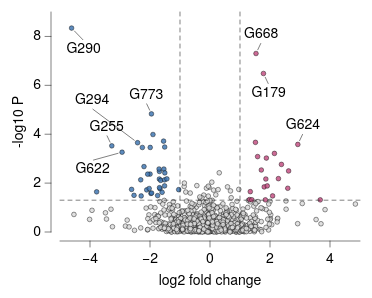

Specify this chart in Vega-Lite:
### Vega-Lite specification from a JSON file in a GitHub repository (floating-point values rounded to 4 significant figures; data arrays with more than 128 entries replaced by an {"elided": "..."} marker saying what was removed)
{"background": null, "config": {"arc": {"fill": "#DBDBDB", "fillOpacity": 1.0, "innerRadius": 27.5, "padAngle": 0.03, "stroke": "black", "strokeOpacity": 1, "strokeWidth": 0.25}, "area": {"fill": "#DBDBDB", "fillOpacity": 1.0, "stroke": "black", "strokeOpacity": 1, "strokeWidth": 0.25}, "axis": {"domain": true, "domainCap": "round", "domainColor": "black", "domainWidth": 0.25, "grid": false, "gridCap": "round", "gridColor": "#F1F1F1", "gridDash": [0, 0], "gridOpacity": 1.0, "gridWidth": 0.25, "labelColor": "black", "labelFont": "Helvetica Neue", "labelFontSize": 7, "labelFontStyle": "normal", "labelFontWeight": 400, "offset": 4.5, "ticks": true, "tickCap": "round", "tickColor": "black", "tickRound": false, "tickSize": 3, "tickWidth": 0.25, "titleColor": "black", "titleFont": "Helvetica Neue", "titleFontSize": 7, "titleFontStyle": "normal", "titleFontWeight": 400}, "axisX": {"domain": true, "labelAlign": "center", "labelAngle": 0, "labels": true, "ticks": true, "translate": 0}, "axisY": {"domain": true, "labelAlign": "right", "labelAngle": 0, "labels": true, "ticks": true, "translate": 0}, "axisRight": {"domain": true, "labelAlign": "left", "labelAngle": 0, "labels": true, "ticks": true, "translate": 0}, "axisTop": {"domain": true, "labelAlign": "center", "labelAngle": 0, "labels": true, "ticks": true, "translate": 0}, "axisBand": {"tickOffset": 0}, "bar": {"fill": "#DBDBDB", "fillOpacity": 1.0, "stroke": "black", "strokeOpacity": 1, "strokeWidth": 0.25}, "boxplot": {"size": 9.9, "ticks": {"cornerRadius": 0.25, "fill": "black", "size": 4.95, "thickness": 0.25}, "box": {"fillOpacity": 1.0, "stroke": "black", "strokeOpacity": 1, "strokeWidth": 0.25}, "median": {"fill": "black", "fillOpacity": 1.0, "size": 9.9, "thickness": 0.25}, "rule": {"fill": "black", "fillOpacity": 1.0, "size": 11.0, "stroke": "black", "strokeDash": [0, 0], "strokeOpacity": 1, "strokeWidth": 0.25}, "outliers": {"color": "black", "fill": "black", "fillOpacity": 1.0, "size": 0, "stroke": "black", "strokeOpacity": 1, "strokeWidth": 0.25}}, "circle": {"fill": "black", "fillOpacity": 1.0, "size": 0.55, "stroke": null, "strokeOpacity": 1, "strokeWidth": 0.25}, "errorband": {"band": {"fillOpacity": 0.6, "stroke": null, "strokeWidth": 0.25, "strokeOpacity": 1}, "borders": {"opacity": 0, "strokeOpacity": 0.25, "strokeWidth": 1}}, "errorbar": {"opacity": 1, "rule": {"strokeDash": [0, 0], "strokeWidth": 0.25}, "ticks": {"color": "black", "cornerRadius": 0.125, "opacity": 1, "size": 6.6, "thickness": 0.25}, "thickness": 0.25}, "font": "Helvetica Neue", "geoshape": {"fill": "#DBDBDB", "fillOpacity": 1.0, "stroke": "black", "strokeOpacity": 1, "strokeWidth": 0.25}, "header": {"labelColor": "black", "labelFont": "Helvetica Neue", "labelFontSize": 7, "labelFontStyle": "normal", "labelFontWeight": 400, "titleColor": "black", "titleFont": "Helvetica Neue", "titleFontSize": 7, "titleFontStyle": "normal", "titleFontWeight": 400, "titlePadding": 0}, "legend": {"disable": false, "offset": 4.5, "titlePadding": 4, "labelOffset": 2, "gradientLabelOffset": 2, "gradientLength": 55.0, "gradientThickness": 5.5, "gradientOpacity": 1.0, "gradientStrokeColor": "black", "gradientStrokeWidth": 0.25, "labelColor": "black", "labelFont": "Helvetica Neue", "labelFontSize": 7, "labelFontStyle": "normal", "labelFontWeight": 400, "strokeColor": "black", "strokeWidth": 0, "symbolSize": 42, "symbolStrokeColor": "black", "symbolStrokeWidth": 0.25, "titleColor": "black", "titleFont": "Helvetica Neue", "titleFontSize": 7, "titleFontStyle": "normal", "titleFontWeight": 400}, "line": {"color": "black", "stroke": "black", "strokeCap": "round", "strokeDash": [0, 0], "strokeOpacity": 1, "strokeWidth": 0.375}, "point": {"filled": true, "fill": "#DBDBDB", "fillOpacity": 1.0, "size": 5.5, "stroke": "black", "strokeOpacity": 1, "strokeWidth": 0.25}, "range": {"category": ["#C6D9F1", "#F1C9CB", "#FEF0B9", "#CEE37A", "#7AA8E0", "#E589A3", "#FDDD5D", "#68B961", "#4177B1", "#C35082", "#E5C227", "#438156"], "diverging": {"scheme": ["#C35082", "#CE6D94", "#D989A7", "#E2A4BA", "#EABFCE", "#F1DBE2", "#F6F6F6", "#D7E0EB", "#B9CBE0", "#9BB6D5", "#7DA1C9", "#5F8CBD", "#4177B1"]}, "heatmap": {"scheme": ["#DFE9F7", "#C6D9F1", "#ADC8EC", "#94B8E6", "#7AA8E0", "#6097DA", "#4D87CA", "#4177B1", "#386898", "#2F597F", "#264A69", "#1D3A58"]}, "ordinal": {"scheme": ["#F1F1F1", "#DBDBDB", "#C6C6C6", "#B2B2B2", "#9D9D9D", "#898989", "#767676", "#636363", "#515151", "#404040", "#2F2F2F", "#1F1F1F"]}, "ramp": {"scheme": ["#DFE9F7", "#C6D9F1", "#ADC8EC", "#94B8E6", "#7AA8E0", "#6097DA", "#4D87CA", "#4177B1", "#386898", "#2F597F", "#264A69", "#1D3A58"]}}, "rule": {"color": "black", "stroke": "black", "strokeCap": "round", "strokeDash": [2, 2], "strokeOpacity": 1, "strokeWidth": 0.25}, "scale": {"bandPaddingInner": 0.1, "bandPaddingOuter": 0.1, "round": false}, "rect": {"fill": "#DBDBDB", "fillOpacity": 1.0, "stroke": "black", "strokeOpacity": 1, "strokeWidth": 0.25}, "square": {"fill": "#DBDBDB", "fillOpacity": 1.0, "size": 11.0, "stroke": "black", "strokeOpacity": 1, "strokeWidth": 0.25}, "text": {"color": "black", "font": "Helvetica Neue", "fontSize": 7, "fontStyle": "normal", "fontWeight": 400}, "title": {"anchor": "middle", "frame": "group", "color": "black", "font": "Helvetica Neue", "fontSize": 7, "fontStyle": "normal", "fontWeight": 400, "subtitleColor": "black", "subtitleFont": "Helvetica Neue", "subtitleFontSize": "Helvetica Neue", "subtitleFontStyle": "normal", "subtitleFontWeight": 400}, "view": {"continuousWidth": 150, "continuousHeight": 110, "discreteWidth": 150, "discreteHeight": 110, "fill": null, "stroke": null, "strokeWidth": 0.25}}, "layer": [{"data": {"name": "data-89c060c72859b0c41b1a176ead185f7e"}, "mark": {"type": "point", "opacity": 0.85}, "encoding": {"color": {"field": "significance", "legend": null, "scale": {"domain": ["Gained", "Lost", "Non-differential"], "range": ["#C35082", "#4177B1", "#DBDBDB"]}, "type": "nominal"}, "x": {"field": "log2fc", "title": "log2 fold change", "type": "quantitative"}, "y": {"field": "neglog10p", "title": "-log10 P", "type": "quantitative"}}}, {"data": {"values": [{"__dysonsphere__": 1}]}, "mark": {"type": "rule", "opacity": 1.0}, "encoding": {"x": {"datum": -1.0}}}, {"data": {"values": [{"__dysonsphere__": 1}]}, "mark": {"type": "rule", "opacity": 1.0}, "encoding": {"x": {"datum": 1.0}}}, {"data": {"values": [{"__dysonsphere__": 1}]}, "mark": {"type": "rule", "opacity": 1.0}, "encoding": {"y": {"datum": 1.301}}}, {"layer": [{"data": {"values": [{"__dysonsphere__": 1}]}, "mark": {"type": "rule", "strokeDash": [0, 0]}, "encoding": {"x": {"datum": 1.841, "scale": {"domain": [-5.0, 5.0], "nice": false, "zero": false}}, "x2": {"datum": 1.94}, "y": {"datum": 6.331, "scale": {"domain": [0.0, 9.0], "nice": false, "zero": false}}, "y2": {"datum": 6.075}}}, {"data": {"values": [{"__dysonsphere__": 1}]}, "mark": {"type": "text", "align": "center", "baseline": "middle", "fontSize": 7}, "encoding": {"text": {"value": "G179"}, "x": {"datum": 1.954}, "y": {"datum": 5.694}}}, {"data": {"values": [{"__dysonsphere__": 1}]}, "mark": {"type": "rule", "strokeDash": [0, 0]}, "encoding": {"x": {"datum": -3.332}, "x2": {"datum": -3.431}, "y": {"datum": 3.678}, "y2": {"datum": 3.934}}}, {"data": {"values": [{"__dysonsphere__": 1}]}, "mark": {"type": "text", "align": "center", "baseline": "middle", "fontSize": 7}, "encoding": {"text": {"value": "G255"}, "x": {"datum": -3.446}, "y": {"datum": 4.315}}}, {"data": {"values": [{"__dysonsphere__": 1}]}, "mark": {"type": "rule", "strokeDash": [0, 0]}, "encoding": {"x": {"datum": -4.518}, "x2": {"datum": -4.237}, "y": {"datum": 8.221}, "y2": {"datum": 7.865}}}, {"data": {"values": [{"__dysonsphere__": 1}]}, "mark": {"type": "text", "align": "center", "baseline": "middle", "fontSize": 7}, "encoding": {"text": {"value": "G290"}, "x": {"datum": -4.214}, "y": {"datum": 7.492}}}, {"data": {"values": [{"__dysonsphere__": 1}]}, "mark": {"type": "rule", "strokeDash": [0, 0]}, "encoding": {"x": {"datum": -2.525}, "x2": {"datum": -3.904}, "y": {"datum": 3.754}, "y2": {"datum": 5.022}}}, {"data": {"values": [{"__dysonsphere__": 1}]}, "mark": {"type": "text", "align": "center", "baseline": "middle", "fontSize": 7}, "encoding": {"text": {"value": "G294"}, "x": {"datum": -3.931}, "y": {"datum": 5.39}}}, {"data": {"values": [{"__dysonsphere__": 1}]}, "mark": {"type": "rule", "strokeDash": [0, 0]}, "encoding": {"x": {"datum": -3.064}, "x2": {"datum": -3.883}, "y": {"datum": 3.22}, "y2": {"datum": 2.943}}}, {"data": {"values": [{"__dysonsphere__": 1}]}, "mark": {"type": "text", "align": "center", "baseline": "middle", "fontSize": 7}, "encoding": {"text": {"value": "G622"}, "x": {"datum": -3.915}, "y": {"datum": 2.589}}}, {"data": {"values": [{"__dysonsphere__": 1}]}, "mark": {"type": "rule", "strokeDash": [0, 0]}, "encoding": {"x": {"datum": 2.986}, "x2": {"datum": 3.085}, "y": {"datum": 3.735}, "y2": {"datum": 3.992}}}, {"data": {"values": [{"__dysonsphere__": 1}]}, "mark": {"type": "text", "align": "center", "baseline": "middle", "fontSize": 7}, "encoding": {"text": {"value": "G624"}, "x": {"datum": 3.1}, "y": {"datum": 4.373}}}, {"data": {"values": [{"__dysonsphere__": 1}]}, "mark": {"type": "rule", "strokeDash": [0, 0]}, "encoding": {"x": {"datum": 1.593}, "x2": {"datum": 1.692}, "y": {"datum": 7.456}, "y2": {"datum": 7.712}}}, {"data": {"values": [{"__dysonsphere__": 1}]}, "mark": {"type": "text", "align": "center", "baseline": "middle", "fontSize": 7}, "encoding": {"text": {"value": "G668"}, "x": {"datum": 1.706}, "y": {"datum": 8.093}}}, {"data": {"values": [{"__dysonsphere__": 1}]}, "mark": {"type": "rule", "strokeDash": [0, 0]}, "encoding": {"x": {"datum": -2.011}, "x2": {"datum": -2.11}, "y": {"datum": 4.985}, "y2": {"datum": 5.241}}}, {"data": {"values": [{"__dysonsphere__": 1}]}, "mark": {"type": "text", "align": "center", "baseline": "middle", "fontSize": 7}, "encoding": {"text": {"value": "G773"}, "x": {"datum": -2.124}, "y": {"datum": 5.622}}}]}], "name": "__dysonsphere_ext_biology", "$schema": "https://vega.github.io/schema/vega-lite/v6.4.1.json", "datasets": {"data-89c060c72859b0c41b1a176ead185f7e": {"elided": "800 records"}}}
